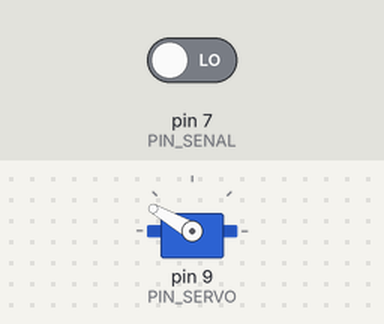
A sketch run on a simulated Arduino Uno, built with avr-gcc and run on an emulated ATmega328P. Shown: servo. The test bench sets the inputs (shaded band); at power-on: pin 7 (PIN_SENAL) LOW. What the sketch prints to the serial monitor is not drawn.

Above: at 1.2 s.
1.3 s: pin 7 (PIN_SENAL) driven HIGH
At 2.0 s:
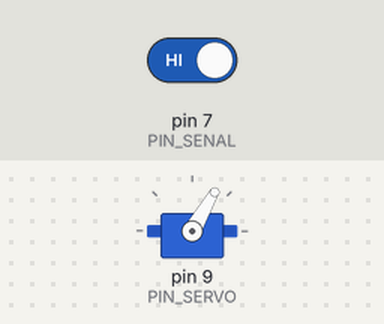
2.8 s: pin 7 (PIN_SENAL) driven LOW
At 5.9 s:
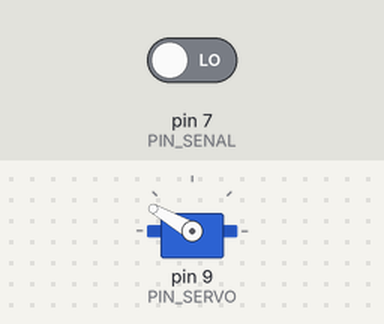
Timing chart, 0 to 7.4 s (numbered marks = the images above; inputs shaded):
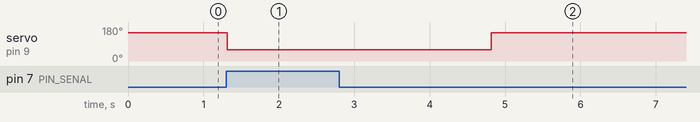

Measured:
- after the input at 1.3 s, servo on pin 9 (PIN_SERVO): 150° → 60° at once
- after the input at 2.8 s, servo on pin 9 (PIN_SERVO): 60° → 150° after 2.0 s

The sketch:

arduino_servo_slave.ino
```cpp
#include <Servo.h>

// --- CONFIGURACIÓN ARDUINO UNO ---
const int PIN_SENAL = 7;    // Entrada digital desde ESP8266
const int PIN_SERVO = 9;    // Salida PWM al Servo

// --- ÁNGULOS SERVO ---
const int ANGULO_CERRADO = 150;
const int ANGULO_ABIERTO = 60;

Servo barrera;
int estadoAnterior = LOW;

void setup() {
  Serial.begin(9600);

  // Configurar pines
  pinMode(PIN_SENAL, INPUT);
  barrera.attach(PIN_SERVO);

  // Iniciar cerrado
  barrera.write(ANGULO_CERRADO);

  Serial.println("--- ARDUINO UNO: CONTROL SERVO SLAVE ---");
  Serial.println("Esperando señal HIGH en Pin 7...");
}

void loop() {
  // Leer señal del ESP8266
  int estadoActual = digitalRead(PIN_SENAL);

  // Solo actuar si hay cambio de estado
  if (estadoActual != estadoAnterior) {
    if (estadoActual == HIGH) {
      Serial.println("✅ Señal RECIBIDA (HIGH) -> Abriendo Barrera");
      barrera.write(ANGULO_ABIERTO);
    }
    else {
      Serial.println("🛑 Señal CORTADA (LOW) -> Cerrando Barrera");
      delay(2000); // Esperar 2 seg antes de cerrar (seguridad)
      barrera.write(ANGULO_CERRADO);
    }
    estadoAnterior = estadoActual;
  }

  delay(50); // Pequeña pausa para estabilidad
}
```
